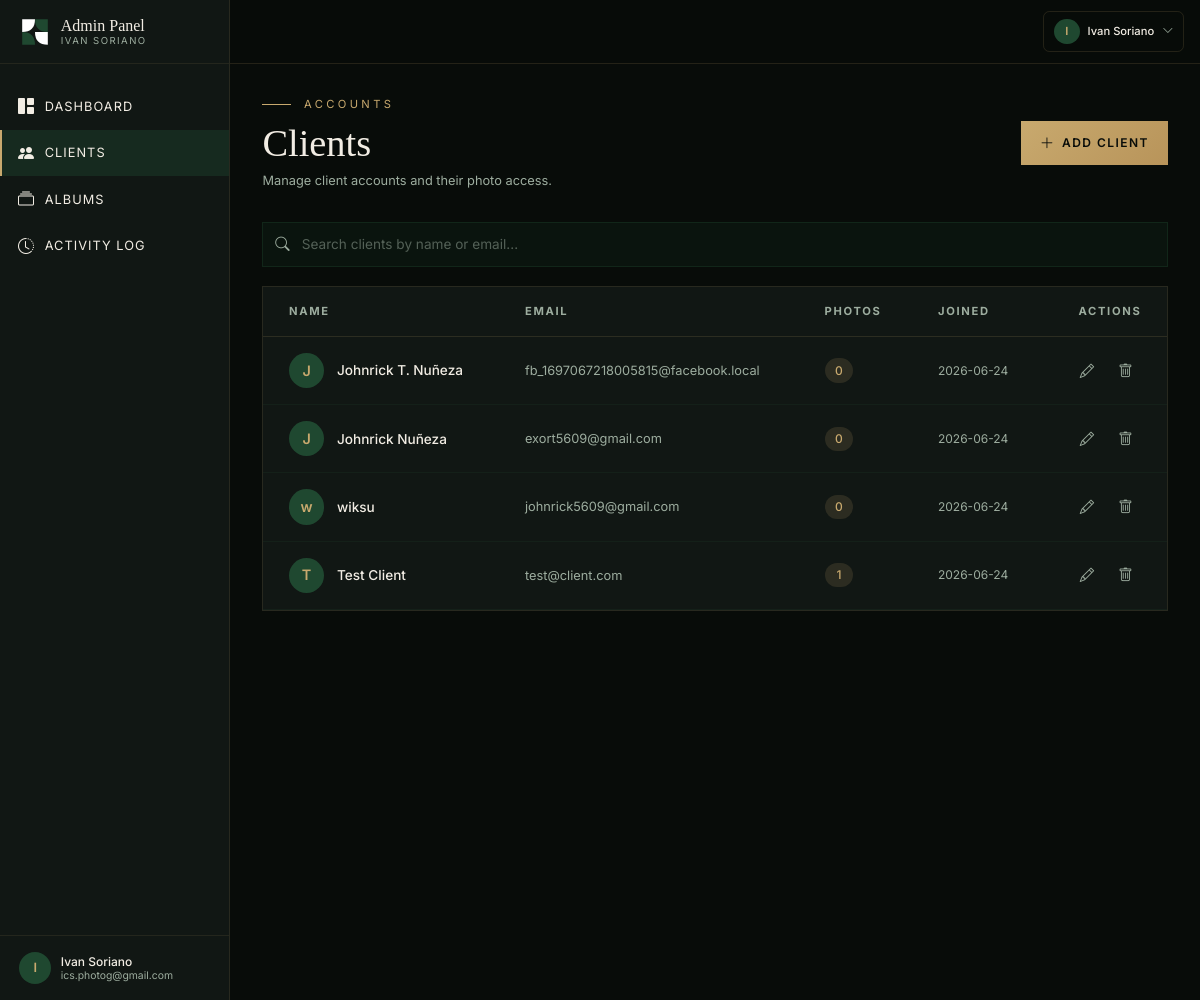
The app's page /admin/clients (signed in) with its own data.
### models.py (models this page shows, shortened)
class User(UserMixin, db.Model):
    __tablename__ = "users"
    id = db.Column(db.Integer, primary_key=True)
    email = db.Column(db.String(120), unique=True, nullable=False)
    password_hash = db.Column(db.String(256), nullable=True)
    role = db.Column(db.String(20), nullable=False, default="client")  # 'admin' or 'client'
    name = db.Column(db.String(100), nullable=False, default="")
    created_at = db.Column(db.DateTime, default=datetime.utcnow)
    failed_login_count = db.Column(db.Integer, default=0)
    locked_until = db.Column(db.DateTime, nullable=True)
    oauth_provider = db.Column(db.String(20), nullable=True)  # 'facebook', 'google', or None
    assignments = db.relationship("PhotoAssignment", backref="client", foreign_keys="PhotoAssignment.client_id", cascade="all, delete-orphan")
    @property
    def is_admin(self):
        return self.role == "admin"

### admin.py (the view)
@admin_bp.route("/clients")
@admin_required
def clients():
    client_list = User.query.filter_by(role="client").order_by(User.created_at.desc()).all()
    return render_template("admin/clients.html", clients=client_list)

### admin.py (called while the page is built)
def admin_required(f):
    @wraps(f)
    @login_required
    def decorated(*args, **kwargs):
        if not current_user.is_admin:
            return redirect(url_for("client.gallery"))
        return f(*args, **kwargs)
    return decorated

### app.py (called while the page is built)
@login_manager.user_loader
def load_user(user_id):
    return User.query.get(int(user_id))

@app.after_request
def set_no_cache_headers(response):
    response.headers["Cache-Control"] = "no-store, no-cache, must-revalidate, max-age=0"
    response.headers["Pragma"] = "no-cache"
    response.headers["Expires"] = "0"
    return response

### templates/admin/clients.html (shortened to what this page needs)
{% extends "admin/base.html" %}
{% block content %}
<div class="admin-animate">
  <div class="flex flex-col sm:flex-row sm:items-center justify-between gap-4 mb-10">
    <div>
      <div class="flex items-center gap-4 mb-3">
        <span class="uppercase" style="font-family: var(--font-body); color: var(--isp-gold); letter-spacing: 0.3em; font-size: 14px;">Accounts</span>
      </div>
      <h1 class="text-3xl sm:text-4xl md:text-5xl" style="font-family: var(--font-display); color: var(--isp-cream); font-weight: 300; line-height: 1.1;">Clients</h1>
      <p class="mt-2 text-sm sm:text-base" style="color: var(--isp-text-muted);">Manage client accounts and their photo access.</p>
    </div>
    <button onclick="document.getElementById('create-modal').style.display='flex'"
      class="admin-btn px-6 py-3.5 flex items-center gap-2 self-start sm:self-auto" style="font-size: 15px;">
      <i class="bi bi-plus-lg" style="font-size: 18px;"></i> Add Client
    </button>
  </div>
  <div class="mb-6">
    <div class="relative">
      <i class="bi bi-search absolute left-4 top-1/2 -translate-y-1/2" style="font-size: 18px; color: var(--isp-text-muted);"></i>
      <input type="text" id="client-search" oninput="filterClients()" class="admin-input" placeholder="Search clients by name or email..." style="padding-left: 48px;" />
    </div>
  </div>
  {% if clients %}
  <div class="admin-card overflow-x-auto">
    <table class="w-full min-w-[640px]">
      <thead>
        <tr style="border-bottom: 1px solid rgba(200,169,110,0.15);">
          <th class="text-left px-8 py-5 uppercase" style="font-size: 14px; letter-spacing: 0.15em; color: var(--isp-text-muted);">Name</th>
          <th class="text-left px-8 py-5 uppercase" style="font-size: 14px; letter-spacing: 0.15em; color: var(--isp-text-muted);">Email</th>
          <th class="text-left px-8 py-5 uppercase" style="font-size: 14px; letter-spacing: 0.15em; color: var(--isp-text-muted);">Photos</th>
          <th class="text-left px-8 py-5 uppercase" style="font-size: 14px; letter-spacing: 0.15em; color: var(--isp-text-muted);">Joined</th>
          <th class="text-right px-8 py-5 uppercase" style="font-size: 14px; letter-spacing: 0.15em; color: var(--isp-text-muted);">Actions</th>
        </tr>
      </thead>
      <tbody>
        {% for c in clients %}
        <tr style="border-bottom: 1px solid rgba(31,72,48,0.2); transition: background-color 0.2s ease;" data-client-name="{{ c.name|lower }} {{ c.email|lower }}" onmouseover="this.style.backgroundColor='rgba(31,72,48,0.1)'" onmouseout="this.style.backgroundColor='transparent'">
          <td class="px-8 py-5">
            <div class="flex items-center gap-4">
              <div class="w-11 h-11 rounded-full flex items-center justify-center flex-shrink-0" style="background-color: var(--isp-green); color: var(--isp-gold); font-size: 18px; font-weight: 600;">
                {{ c.name[0] if c.name else '?' }}
              </div>
              <span style="color: var(--isp-cream); font-size: 17px; font-weight: 500;">{{ c.name }}</span>
            </div>
          </td>
          <td class="px-8 py-5" style="color: var(--isp-text-muted); font-size: 16px;">{{ c.email }}</td>
          <td class="px-8 py-5">
            <span class="inline-flex items-center justify-center px-3 py-1 rounded-full" style="background-color: rgba(200,169,110,0.15); color: var(--isp-gold); font-size: 15px; font-weight: 500; min-width: 36px;">
              {{ c.assignments | length }}
            </span>
          </td>
          <td class="px-8 py-5" style="color: var(--isp-text-muted); font-size: 15px;">{{ c.created_at.strftime('%Y-%m-%d') }}</td>
          <td class="px-8 py-5 text-right">
            <div class="flex items-center justify-end gap-2">
              <button onclick="openEditModal({{ c.id }})"
                class="inline-flex items-center justify-center w-10 h-10 rounded-lg transition-all hover:bg-isp-green"
                style="color: var(--isp-text-muted);" title="Edit">
                <i class="bi bi-pencil" style="font-size: 18px;"></i>
              </button>
              <button onclick="deleteClient({{ c.id }}, '{{ c.name }}')"
                class="inline-flex items-center justify-center w-10 h-10 rounded-lg transition-all hover:bg-red-900/30"
                style="color: var(--isp-text-muted);" title="Delete">
                <i class="bi bi-trash" style="font-size: 18px;"></i>
              </button>
            </div>
          </td>
        </tr>
        {% endfor %}
      </tbody>
    </table>
  </div>
  {% endif %}
</div>
{% endblock %}

### templates/admin/base.html (shortened to what this page needs)
<!DOCTYPE html>
<html lang="en">
<head>
  <script src="https://cdn.tailwindcss.com"></script>
  <link rel="stylesheet" href="https://cdn.jsdelivr.net/npm/bootstrap-icons@1.11.3/font/bootstrap-icons.min.css">
  <link rel="stylesheet" href="{{ url_for('static', filename='css/styles.css') }}" />
</head>
<body style="background-color: var(--isp-bg); font-family: var(--font-body); min-height: 100vh; overflow-x: hidden; max-width: 100%; width: 100%;">
  <div style="min-height: 100vh;">
    <aside class="fixed top-0 bottom-0 left-0 w-72 z-50 flex flex-col transition-transform duration-300 -translate-x-full lg:translate-x-0"
      id="admin-sidebar"
      style="background-color: var(--isp-bg-card); border-right: 1px solid rgba(200,169,110,0.12);">
      <div class="px-6 flex-shrink-0 flex items-center" style="border-bottom: 1px solid rgba(200,169,110,0.1); height: 80px;">
        <a href="/admin/dashboard" class="flex items-center gap-3">
          <svg width="40" height="40" viewBox="0 0 100 100" fill="none" xmlns="http://www.w3.org/2000/svg">
            <path d="M10 10 H50 Q50 50 10 50 Z" fill="white" />
            <path d="M50 10 H90 V50 Q50 50 50 10 Z" fill="#1F4830" />
            <path d="M10 50 Q50 50 50 90 H10 Z" fill="#1F4830" />
            <path d="M50 50 Q50 90 90 90 V50 Z" fill="white" />
          </svg>
          <div class="flex flex-col leading-none">
            <span style="font-family: var(--font-display); color: var(--isp-cream); font-size: 20px; font-weight: 400;">
              Admin Panel
            </span>
            <span style="font-family: var(--font-body); color: var(--isp-text-muted); font-size: 12px; letter-spacing: 0.15em; text-transform: uppercase; margin-top: 2px;">
              Ivan Soriano
            </span>
          </div>
        </a>
      </div>
      <nav class="flex-1 py-6 overflow-y-auto" style="min-height: 0;">
        <a href="/admin/dashboard" class="admin-nav-link" style="color: var(--isp-cream);">
          <i class="bi bi-grid-1x2-fill" style="font-size: 20px;"></i> Dashboard
        </a>
        <a href="/admin/clients" class="admin-nav-link" style="color: var(--isp-cream);">
          <i class="bi bi-people-fill" style="font-size: 20px;"></i> Clients
        </a>
        <a href="/admin/albums" class="admin-nav-link" style="color: var(--isp-cream);">
          <i class="bi bi-collection" style="font-size: 20px;"></i> Albums
        </a>
        <a href="/admin/logs" class="admin-nav-link" style="color: var(--isp-cream);">
          <i class="bi bi-clock-history" style="font-size: 20px;"></i> Activity Log
        </a>
      </nav>
      <div class="px-6 py-5 flex-shrink-0" style="border-top: 1px solid rgba(200,169,110,0.1);">
        <div class="flex items-center gap-3">
          <div class="w-10 h-10 rounded-full flex items-center justify-center" style="background-color: var(--isp-green); color: var(--isp-gold); font-size: 16px; font-weight: 600;">
            {{ current_user.name[0] if current_user.name else 'A' }}
          </div>
          <div class="flex flex-col leading-tight">
            <span style="color: var(--isp-cream); font-size: 15px; font-weight: 500;">{{ current_user.name }}</span>
            <span style="color: var(--isp-text-muted); font-size: 13px;">{{ current_user.email }}</span>
          </div>
        </div>
      </div>
    </aside>
    <div class="min-w-0 lg:ml-72" style="min-height: 100vh;">
      <header class="sticky top-0 z-30 flex items-center justify-between px-5"
        style="background-color: rgba(8,12,9,0.92); backdrop-filter: blur(12px); border-bottom: 1px solid rgba(200,169,110,0.15); height: 80px;">
        <div class="relative">
          <button onclick="toggleUserMenu()" class="flex items-center gap-2.5 px-3 py-2 rounded-lg transition-all hover:bg-isp-green" style="border: 1px solid rgba(200,169,110,0.15);">
            <div class="w-8 h-8 rounded-full flex items-center justify-center" style="background-color: var(--isp-green); color: var(--isp-gold); font-size: 14px; font-weight: 600;">
              {{ current_user.name[0] if current_user.name else 'A' }}
            </div>
            <span class="hidden sm:inline" style="color: var(--isp-cream); font-size: 14px; font-weight: 500;">{{ current_user.name }}</span>
            <i class="bi bi-chevron-down" style="font-size: 14px; color: var(--isp-text-muted);"></i>
          </button>
        </div>
      </header>
      <main class="px-4 sm:px-6 lg:px-10 py-8 md:py-10">
        {% block content %}{% endblock %}
      </main>
    </div>
  </div>
</body>
</html>

### static/css/styles.css (style rules this page uses)
@media (min-width: 1024px) { body { zoom: 0.8; } }
:root { --isp-green: #1F4830; --isp-green-light: #2D5A3D; --isp-green-dark: #152E20; --isp-cream: #F2EDE4; --isp-gold: #C8A96E; --isp-bg: #080C09; --isp-bg-card: #111714; --isp-bg-section: #0D120F; --isp-text-muted: #9DAD9F; --font-display: 'Cormorant Garamond', Georgia, serif; --font-body: 'Inter', system-ui, sans-serif; }
* { margin: 0; padding: 0; box-sizing: border-box; }
html, body { height: 100%; width: 100%; }
body { background-color: var(--isp-bg); font-family: var(--font-body); color: var(--isp-cream); -webkit-font-smoothing: antialiased; -moz-osx-font-smoothing: grayscale; }
html { scroll-behavior: smooth; }
body { max-width: 100%; width: 100%; margin: 0; padding: 0; }

### templates/admin/base.html (style rules this page uses)
.admin-nav-link { display: flex; align-items: center; gap: 12px; padding: 14px 20px; font-size: 16px; letter-spacing: 0.08em; text-transform: uppercase; transition: all 0.3s ease; border-left: 3px solid transparent; }
.admin-nav-link.active { background-color: rgba(31,72,48,0.4); border-left-color: var(--isp-gold); color: var(--isp-gold); }
.admin-card { background-color: var(--isp-bg-card); border: 1px solid rgba(200,169,110,0.12); transition: border-color 0.3s ease, transform 0.3s ease; }
.admin-input { background-color: rgba(31,72,48,0.12); border: 1px solid rgba(31,72,48,0.35); color: var(--isp-cream); font-size: 17px; padding: 14px 18px; transition: border-color 0.3s ease, background-color 0.3s ease; outline: none; width: 100%; }
.admin-input::placeholder { color: rgba(157,173,159,0.5); }
.admin-btn { background: linear-gradient(135deg, var(--isp-gold), #B8945A); color: var(--isp-bg); font-weight: 600; letter-spacing: 0.12em; text-transform: uppercase; transition: transform 0.2s ease, box-shadow 0.3s ease; }
.admin-animate { animation: fadeInUp 0.5s ease-out; }

### records on screen
User: name "I", name "Ivan Soriano", email "ics.photog@gmail.com"
User: name "J", name "Johnrick T. Nuñeza", email "fb_1697067218005815@facebook.local", assignments|length "0", created_at "2026-06-24"
User: name "J", name "Johnrick Nuñeza", email "exort5609@gmail.com", assignments|length "0", created_at "2026-06-24"
User: name "w", name "wiksu", email "johnrick5609@gmail.com", assignments|length "0", created_at "2026-06-24"
User: name "T", name "Test Client", email "test@client.com", assignments|length "1", created_at "2026-06-24"
